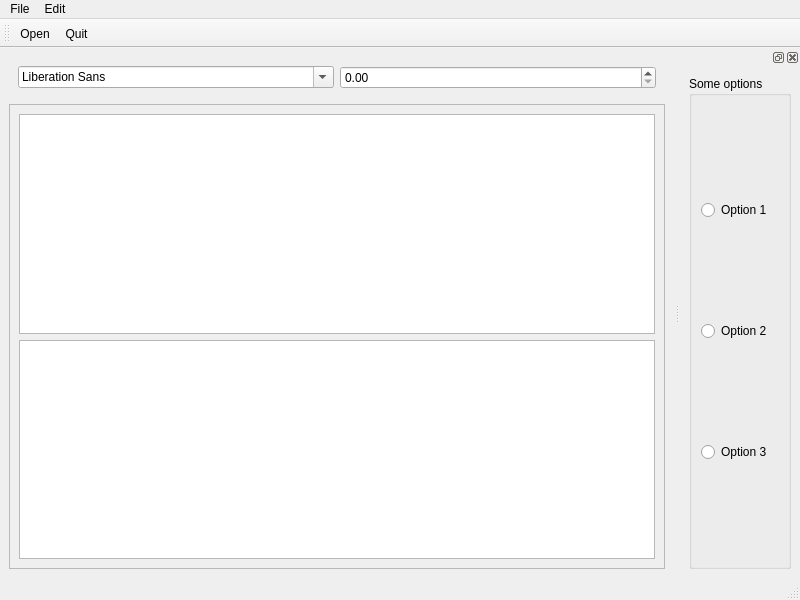
<ui version="4.0" >
 <class>MainWindow</class>
 <widget class="QMainWindow" name="MainWindow" >
  <property name="geometry" >
   <rect>
    <x>0</x>
    <y>0</y>
    <width>800</width>
    <height>600</height>
   </rect>
  </property>
  <property name="windowTitle" >
   <string>MainWindow</string>
  </property>
  <widget class="QWidget" name="centralwidget" >
   <layout class="QVBoxLayout" name="verticalLayout_3" >
    <item>
     <widget class="QWidget" native="1" name="widget" >
      <layout class="QHBoxLayout" name="horizontalLayout_2" >
       <item>
        <widget class="QFontComboBox" name="fontComboBox" />
       </item>
       <item>
        <widget class="QDoubleSpinBox" name="doubleSpinBox" />
       </item>
      </layout>
     </widget>
    </item>
    <item>
     <widget class="QFrame" name="frame" >
      <property name="frameShape" >
       <enum>QFrame::StyledPanel</enum>
      </property>
      <property name="frameShadow" >
       <enum>QFrame::Raised</enum>
      </property>
      <layout class="QVBoxLayout" name="verticalLayout_2" >
       <item>
        <widget class="QListView" name="listView" />
       </item>
       <item>
        <widget class="QTreeView" name="treeView" />
       </item>
      </layout>
     </widget>
    </item>
   </layout>
  </widget>
  <widget class="QMenuBar" name="menubar" >
   <property name="geometry" >
    <rect>
     <x>0</x>
     <y>0</y>
     <width>800</width>
     <height>27</height>
    </rect>
   </property>
   <widget class="QMenu" name="menuFile" >
    <property name="title" >
     <string>File</string>
    </property>
    <addaction name="actionOpen" />
    <addaction name="actionClose" />
    <addaction name="actionQuit" />
   </widget>
   <widget class="QMenu" name="menuEdit" >
    <property name="title" >
     <string>Edit</string>
    </property>
    <addaction name="actionCopy" />
    <addaction name="actionPaste" />
    <addaction name="actionCut" />
   </widget>
   <addaction name="menuFile" />
   <addaction name="menuEdit" />
  </widget>
  <widget class="QStatusBar" name="statusbar" />
  <widget class="QToolBar" name="toolBar" >
   <property name="windowTitle" >
    <string>toolBar</string>
   </property>
   <attribute name="toolBarArea" >
    <enum>TopToolBarArea</enum>
   </attribute>
   <attribute name="toolBarBreak" >
    <bool>false</bool>
   </attribute>
   <addaction name="actionOpen" />
   <addaction name="actionQuit" />
  </widget>
  <widget class="QDockWidget" name="dockWidget" >
   <attribute name="dockWidgetArea" >
    <number>2</number>
   </attribute>
   <widget class="QWidget" name="dockWidgetContents" >
    <layout class="QHBoxLayout" name="horizontalLayout" >
     <item>
      <widget class="QGroupBox" name="groupBox" >
       <property name="title" >
        <string>Some options</string>
       </property>
       <layout class="QVBoxLayout" name="verticalLayout" >
        <item>
         <widget class="QRadioButton" name="radioButton" >
          <property name="text" >
           <string>Option 1</string>
          </property>
         </widget>
        </item>
        <item>
         <widget class="QRadioButton" name="radioButton_2" >
          <property name="text" >
           <string>Option 2</string>
          </property>
         </widget>
        </item>
        <item>
         <widget class="QRadioButton" name="radioButton_3" >
          <property name="text" >
           <string>Option 3</string>
          </property>
         </widget>
        </item>
       </layout>
      </widget>
     </item>
    </layout>
   </widget>
  </widget>
  <action name="actionOpen" >
   <property name="text" >
    <string>Open</string>
   </property>
  </action>
  <action name="actionClose" >
   <property name="text" >
    <string>Close</string>
   </property>
  </action>
  <action name="actionQuit" >
   <property name="text" >
    <string>Quit</string>
   </property>
  </action>
  <action name="actionCopy" >
   <property name="text" >
    <string>Copy</string>
   </property>
  </action>
  <action name="actionPaste" >
   <property name="text" >
    <string>Paste</string>
   </property>
  </action>
  <action name="actionCut" >
   <property name="text" >
    <string>Cut</string>
   </property>
  </action>
 </widget>
 <resources/>
 <connections>
  <connection>
   <sender>actionQuit</sender>
   <signal>activated(int)</signal>
   <receiver>MainWindow</receiver>
   <slot>close()</slot>
   <hints>
    <hint type="sourcelabel" >
     <x>-1</x>
     <y>-1</y>
    </hint>
    <hint type="destinationlabel" >
     <x>399</x>
     <y>299</y>
    </hint>
   </hints>
  </connection>
 </connections>
</ui>
